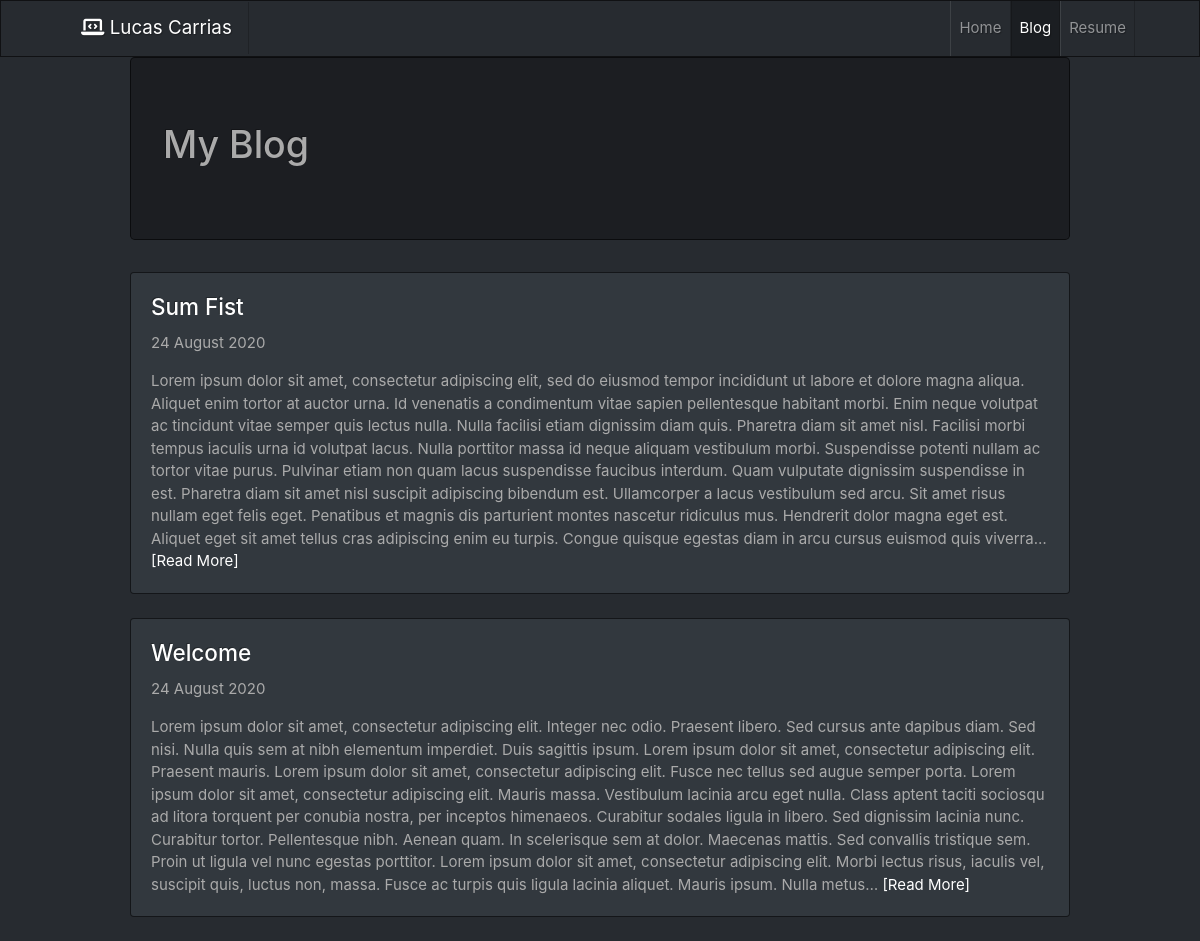
Screenshot of /blog/ with the database file from the repository.
### blog/models.py (models this page shows, shortened)
class Post(models.Model):
    title = models.CharField(max_length=100)
    description = models.TextField()
    created_at = models.DateTimeField(auto_now_add=True)

### blog/views.py (the view)
# urls.py: path('', views.all_blogs, name="all_blogs"),
def all_blogs(request):
    posts = Post.objects.order_by('-created_at')
    return render(request, 'blog/index.html', {'posts':posts})

### blog/templates/blog/index.html (shortened to what this page needs)
{% extends 'portifolio/base.html' %}
{% block content %}
    <div class="container">
        <div class="jumbotron">
            <h1>My Blog</h1>
        </div>
        {% for post in posts %}
        <div class="card text-left my-4">
            <div class="card-body">
                <h4 class="card-title"> <a href="{% url 'blog:detail' post.id %}">{{ post.title }}</a></h4>
                <p class="card-text">{{ post.created_at|date:'d F Y' }}</p>
                <p class="card-text">{{ post.description|striptags|truncatechars:1000 }}<a href="{% url 'blog:detail' post.id %}"> [Read More]</a></p>
            </div>
        </div>
        {% empty %}
            <h3>No posts yet</h3>
        {% endfor %}
    </div>
{% endblock %}

### rows the page displays
Post: title "Sum Fist", created_at "24 August 2020", description "Lorem ipsum dolor sit amet, consectetur adipiscing elit, sed do eiusmod tempor incididunt ut labore et dolore magna aliqua. Aliquet enim tortor at auctor urna. Id venenatis a condimentum vitae sapien pellentesque habitant morbi. Enim neque volutpat ac tincidunt vitae semper quis lectus nulla. Nulla facilisi etiam dignissim diam quis. Pharetra diam sit amet nisl. Facilisi morbi tempus iaculis urna id volutpat lacus. Nulla porttitor massa id neque aliquam vestibulum morbi. Suspendisse potenti nullam ac tortor vitae purus. Pulvinar etiam non quam lacus suspendisse faucibus interdum. Quam vulputate dignissim suspendisse in est. Pharetra diam sit amet nisl suscipit adipiscing bibendum est.…"
Post: title "Welcome", created_at "24 August 2020", description "Lorem ipsum dolor sit amet, consectetur adipiscing elit. Integer nec odio. Praesent libero. Sed cursus ante dapibus diam. Sed nisi. Nulla quis sem at nibh elementum imperdiet. Duis sagittis ipsum. Lorem ipsum dolor sit amet, consectetur adipiscing elit. Praesent mauris. Lorem ipsum dolor sit amet, consectetur adipiscing elit. Fusce nec tellus sed augue semper porta. Lorem ipsum dolor sit amet, consectetur adipiscing elit. Mauris massa. Vestibulum lacinia arcu eget nulla. Class aptent taciti sociosqu ad litora torquent per conubia nostra, per inceptos himenaeos. Curabitur sodales ligula in libero. Sed dignissim lacinia nunc. Curabitur tortor. Pellentesque nibh. Aenean quam. In scelerisque…"
